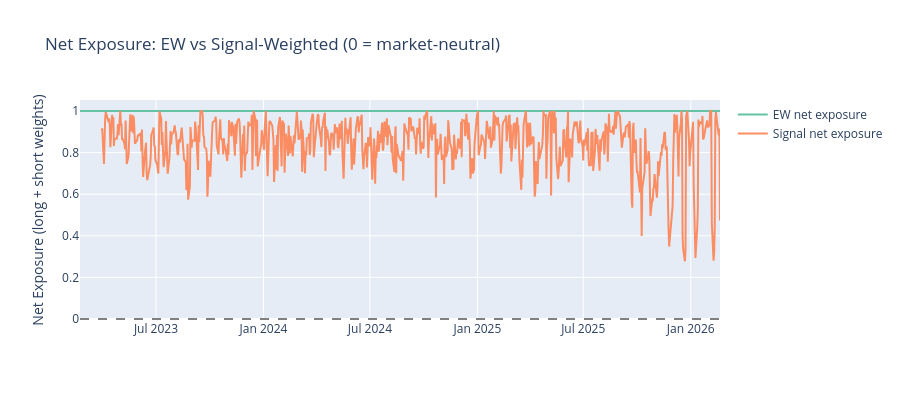

Source (notebook cell):
### Markdown cell above
## 5. Net Exposure Over Time — Is Kelly Creating Directional Bias?

### Code cell
# Plot net exposure over time
fig = go.Figure()
fig.add_trace(go.Scatter(
    x=ew_stats[DATE_COL].to_list(),
    y=ew_stats["net_exposure"].to_numpy(),
    name="EW net exposure",
    line=dict(color=colors[0]),
))
fig.add_trace(go.Scatter(
    x=signal_stats[DATE_COL].to_list(),
    y=signal_stats["net_exposure"].to_numpy(),
    name="Signal net exposure",
    line=dict(color=colors[1]),
))
fig.add_hline(y=0, line_dash="dash", line_color="gray")
fig.update_layout(
    title="Net Exposure: EW vs Signal-Weighted (0 = market-neutral)",
    yaxis_title="Net Exposure (long + short weights)",
    height=400,
)
fig.show()

### Figure 1 — Plotly figure (JSON) as saved in the notebook; plotly's stock layout.template omitted (floating-point values rounded to 4 significant figures; data arrays with more than 128 entries replaced by an {"elided": "..."} marker saying what was removed)
{"data": [{"line": {"color": "rgb(102,194,165)"}, "name": "EW net exposure", "type": "scatter", "x": {"elided": "753 str values"}, "y": {"elided": "753 float values"}}, {"line": {"color": "rgb(252,141,98)"}, "name": "Signal net exposure", "type": "scatter", "x": {"elided": "726 str values"}, "y": {"elided": "726 float values"}}], "layout": {"height": 400, "shapes": [{"line": {"color": "gray", "dash": "dash"}, "type": "line", "x0": 0, "x1": 1, "xref": "x domain", "y0": 0, "y1": 0, "yref": "y"}], "title": {"text": "Net Exposure: EW vs Signal-Weighted (0 = market-neutral)"}, "yaxis": {"title": {"text": "Net Exposure (long + short weights)"}}}}
